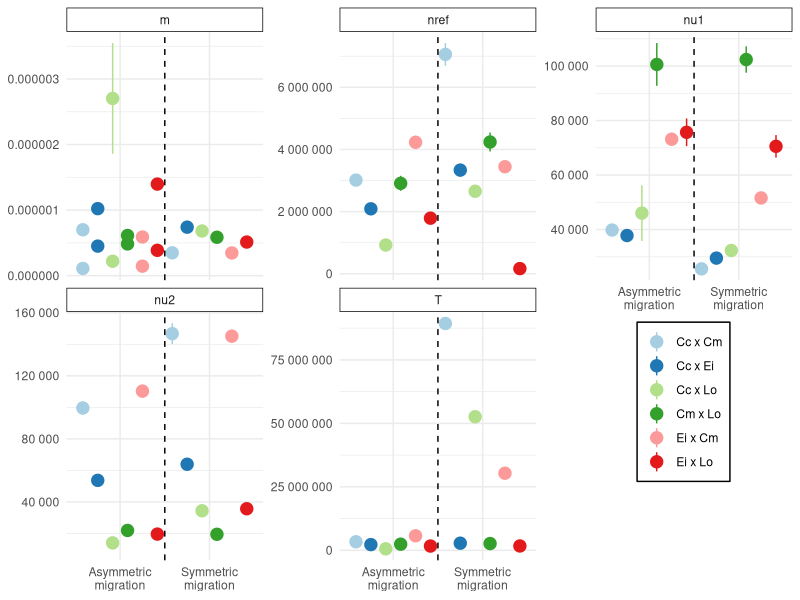

R code for this plot:
library(tidyverse)

params_ci <- read_csv("params_with_ci.csv")

ci_plot <- params_ci |>
  ggplot(aes(x = model, y = value, colour = comparison)) +
  geom_pointrange(
    aes(ymax = upper, ymin = lower),
    position = position_dodge(width = 1),
    size = 0.8
  ) +
  geom_vline(xintercept = 1.5, linetype = "dashed") +
  labs(x = NULL, y = NULL) +
  facet_wrap(~param, scales = "free_y") +
  scale_color_brewer(palette = "Paired", name = NULL) +
  scale_x_discrete(
    labels = c("Asymmetric\nmigration", "Symmetric\nmigration")
  ) +
  scale_y_continuous(labels = scales::label_number()) +
  theme_minimal() +
  theme(
    strip.background = element_rect(colour = "black"),
    legend.position = c(0.85, 0.3),
    legend.background = element_rect(colour = "black")
  )
ggsave("params_ci.png", ci_plot, width = 12, height = 9)
